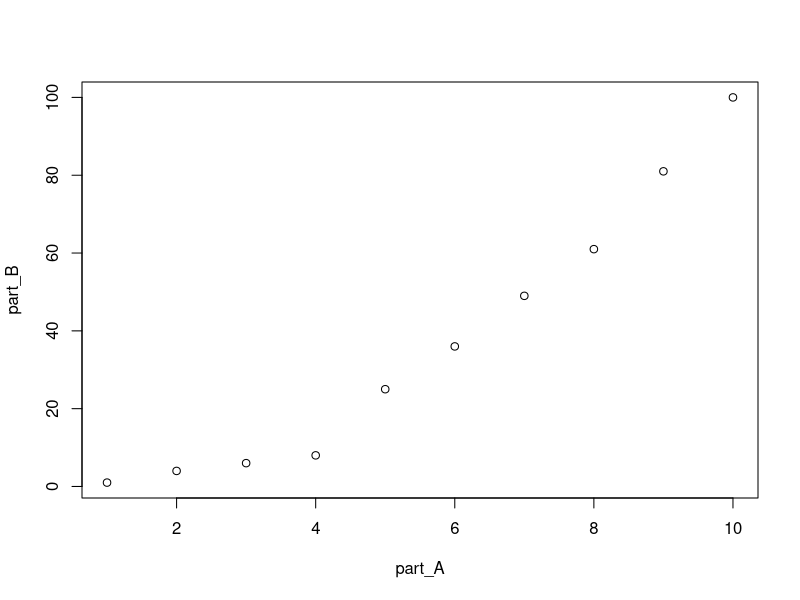
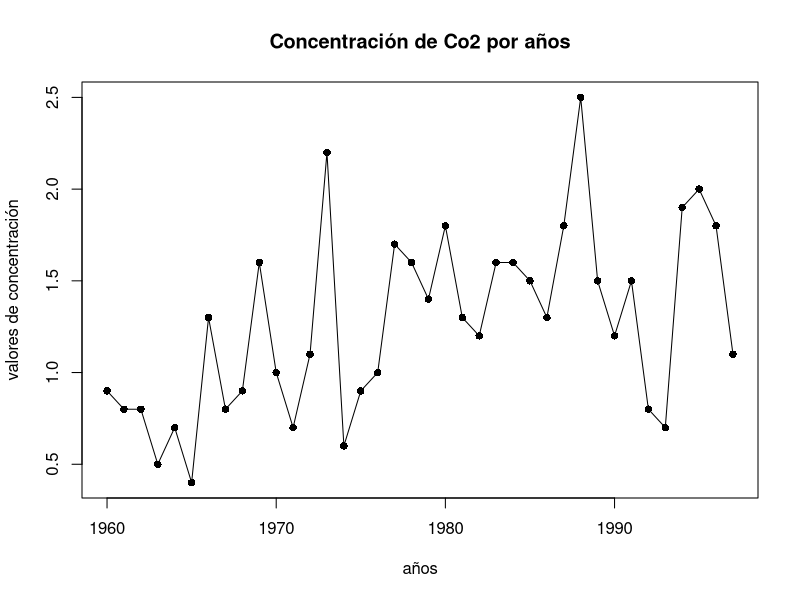
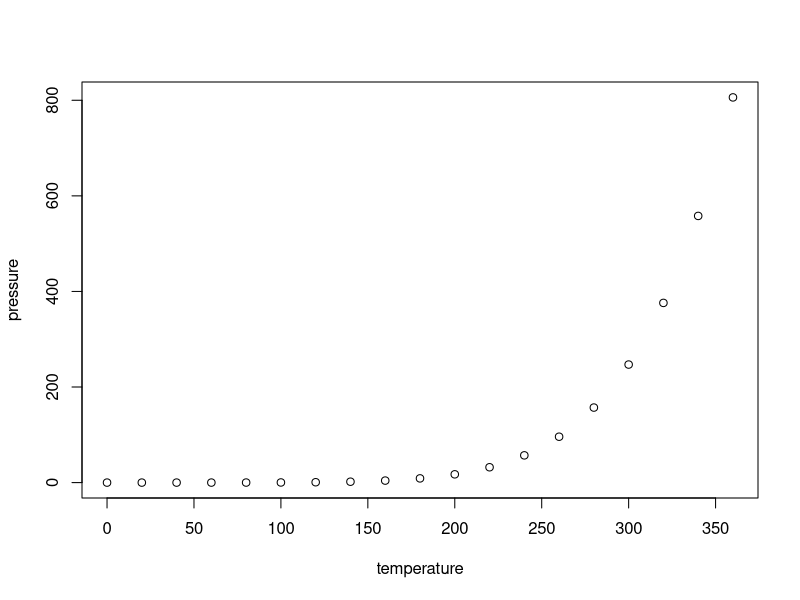

Reproduce these figures in R, in order.
## ---- chunk 1

## ---- chunk 2
part_A <- c(1:10)
part_B <- c(1, 4, 6, 8, 25, 36, 49, 61, 81, 100)
plot(part_A, part_B)
## ---- chunk 3
A <- c(1:4, 2*(1:4), 3*(1:4))
matriz_A <- matrix(A, nrow = 4, ncol = 3)
matriz_A
## ---- chunk 4
matriz_I <- diag(3)
matriz_I
## ---- chunk 5
Matriz_nula <- function(f,c){
  matrix(0, nrow = f, ncol = c)
}
Matriz_nula(5,6)
## ---- chunk 6
diag(4)
mod_A <- c(-1, 1, 2, 3)
mod_B <- diag(mod_A,nrow = 4)
modAB <- mod_B + diag(4)
modAB
## ---- chunk 7
Transpuesta <- t(matriz_A)
Transpuesta
## ---- chunk 8
#matriz_A + modAB
## ---- chunk 9
matriz_p <- c(1, -2, 1, 2, 4, 0, 3, -2, 1)
matriz_p <- matrix(matriz_p, nrow = 3)

funcion <- function(potencia){
  potencia^6
}
funcion(matriz_p)
## ---- chunk 10
A <- c(3, 9, 3, -1, -2, 1, 1, 1, -2)
B <- c(-1, -9, -9)

matr_A <- matrix(A, nrow = 3)
matr_B <- matrix(B, ncol = 1)

inversa <- solve(matr_A) #inversa de la matriz
inversa %*% matr_B 
## ---- chunk 11

eigen(cbind( 1, 3:1, 1:3)) #Determina los autovalores

Z <- matrix(c(4,54,2,4,8,4,2,4,8),nrow = 3,ncol = 3) #Para los determinantes
det(Z)
## ---- chunk 12
library(dplyr)
data(co2)
means = aggregate(co2, FUN=mean)
year = as.vector(time(means))
co2 = as.vector(means)

datos <- data.frame(anio = year, nivel =round(co2,1))
datos <- datos %>% 
  dplyr::mutate(rest = c(nivel[2:39], 0)) %>% 
  dplyr::mutate(difer = rest - nivel)

result <- datos[1:38, 4]

plot(year[2:39], result, xlab = "años", ylab = "valores de concentración", 
     main = "Concentración de Co2 por años", type = "o", pch = (16), col = "black")
## ---- chunk 13
knitr::opts_chunk$set(echo = TRUE)
## ---- chunk 14
summary(cars)
## ---- chunk 15
plot(pressure)
